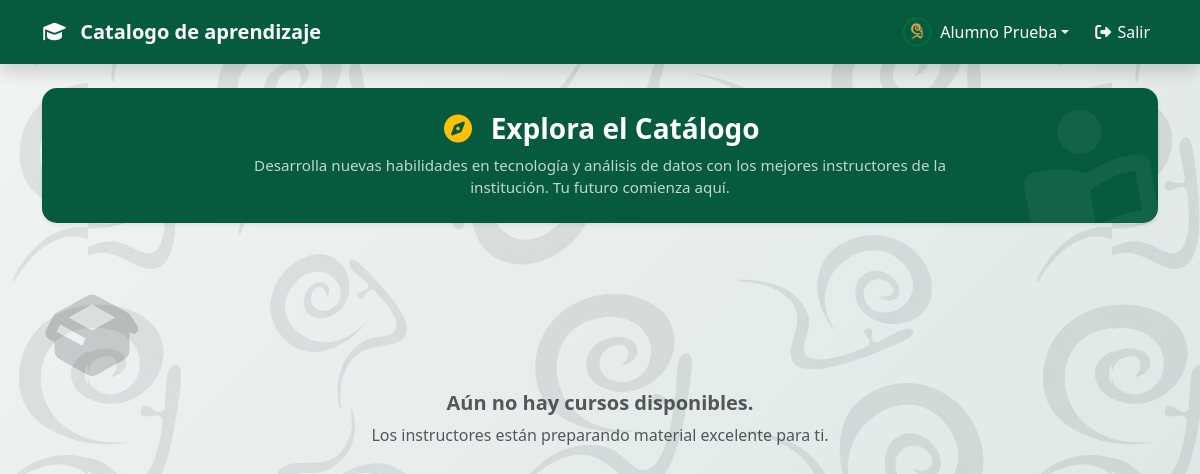
Before: /Public/index.php (signed in) with the older database file.
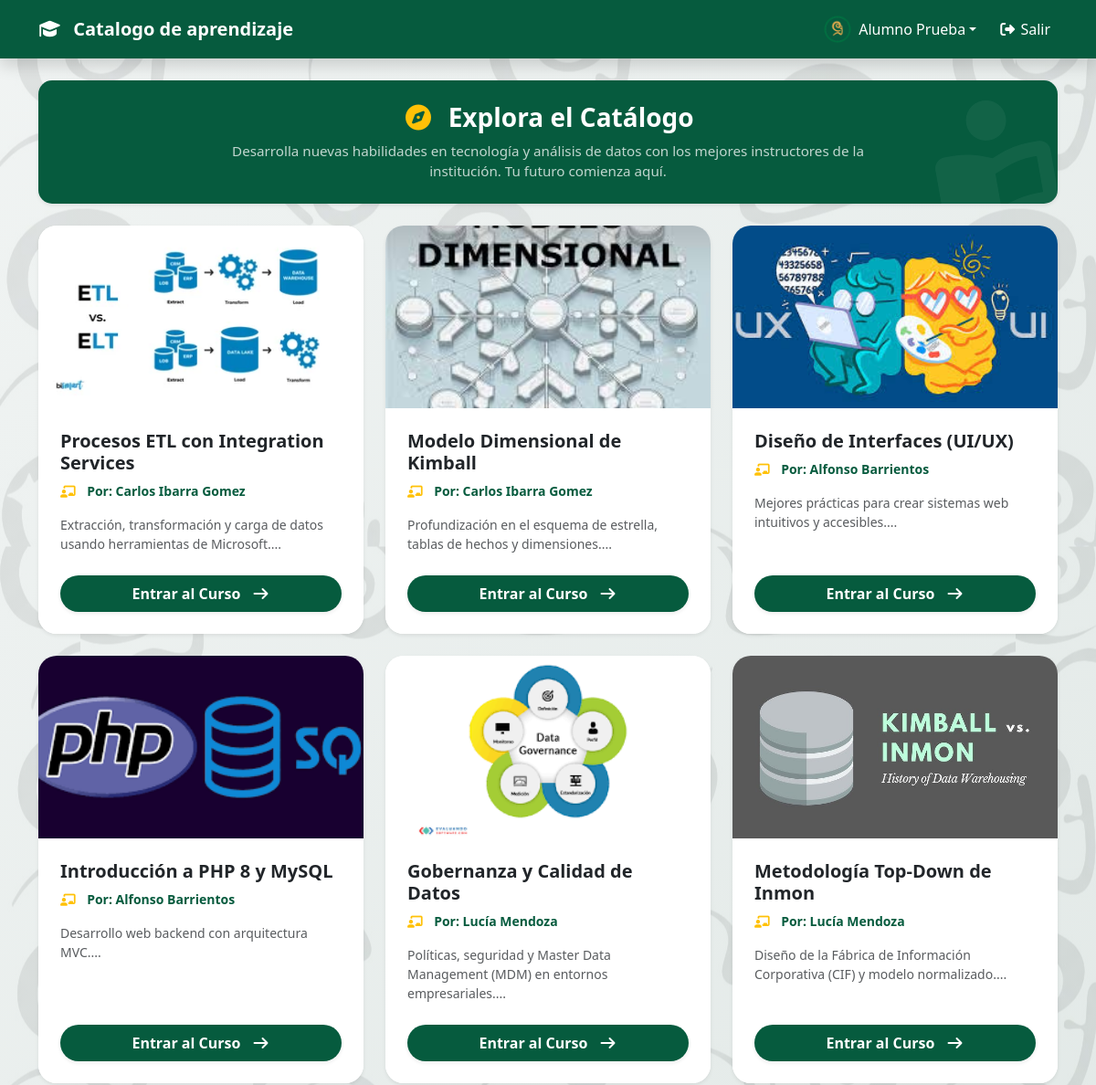
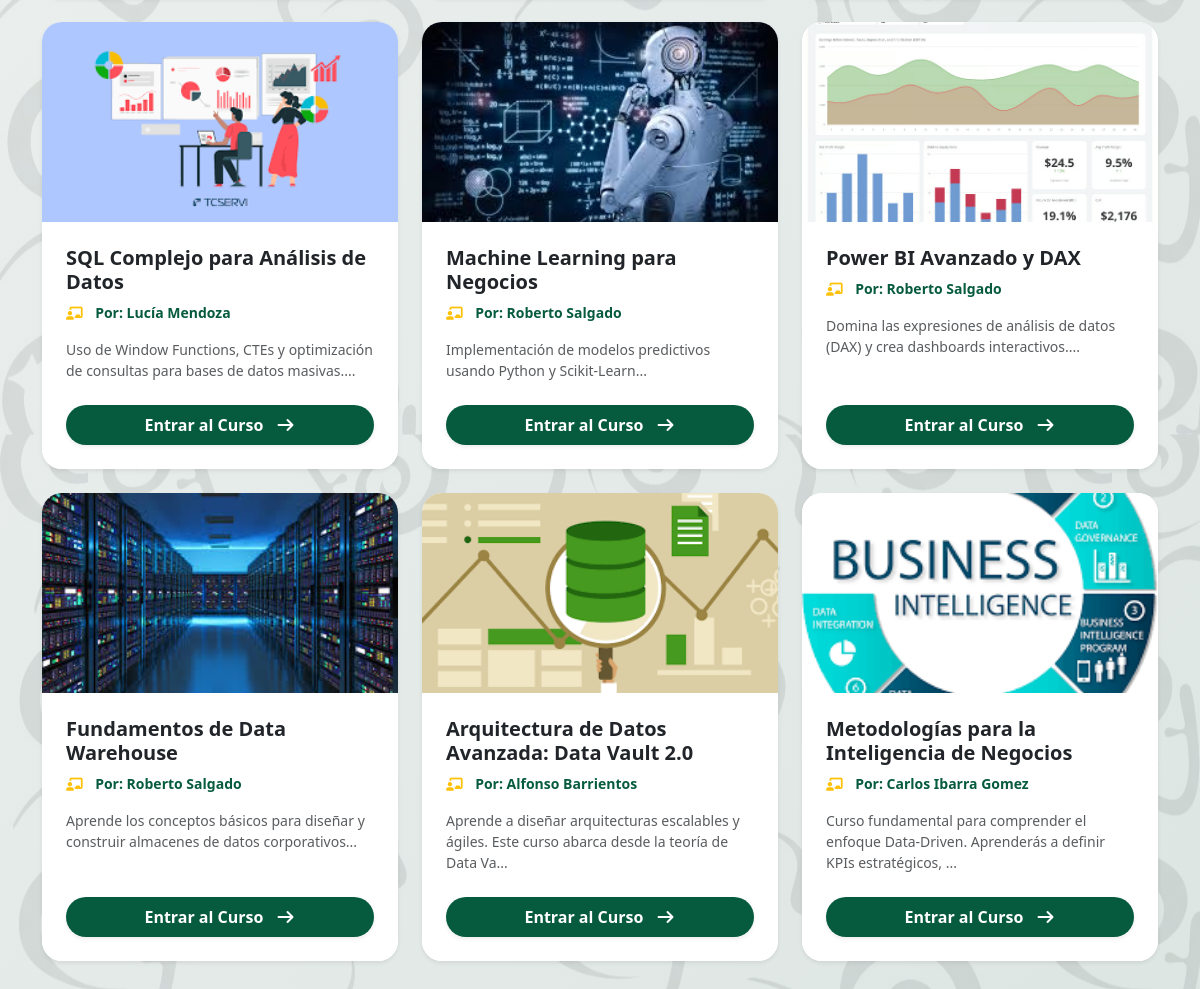
After: the same page with the newer database file (2 pictures, top to bottom).
### tables this page shows
CREATE TABLE `cursos` (
  `id` int(11) NOT NULL,
  `titulo` varchar(150) NOT NULL,
  `descripcion` text DEFAULT NULL,
  `instructor_id` int(11) DEFAULT NULL,
  `fecha_creacion` timestamp NOT NULL DEFAULT current_timestamp(),
  `imagen` varchar(255) DEFAULT 'default.jpg'
);

CREATE TABLE `usuarios` (
  `id` int(11) NOT NULL,
  `nombre` varchar(100) NOT NULL,
  `email` varchar(100) NOT NULL,
  `password` varchar(255) NOT NULL,
  `rol` enum('estudiante','instructor','admin') NOT NULL,
  `fecha_registro` timestamp NOT NULL DEFAULT current_timestamp()
);

### Public/Includes/Curso.php (called while the page is built)
<?php
class Curso {
    private $db;
    public function __construct($conexion) {
        $this->db = $conexion;
    }
    public function obtenerCursosCatalogo() {
        $sql = "SELECT c.*, u.nombre AS nombre_instructor
                FROM cursos c
                INNER JOIN usuarios u ON c.instructor_id = u.id
                ORDER BY c.fecha_creacion DESC";
        return mysqli_query($this->db, $sql);
    }
}
?>

### Public/Index.php (the view, shortened to what this page needs)
<?php
include_once 'Includes/Header.php';
include_once 'Includes/Curso.php';
$conexion = ConexionDB::obtenerConexion();
$cursoObj = new Curso($conexion);
$res_cursos = $cursoObj->obtenerCursosCatalogo();
?>
<div class="container mt-4 mb-4">
    <div class="py-4 px-4 text-center bg-custom-green text-white shadow-sm position-relative overflow-hidden" style="border-radius: 15px;">
        <i class="fa-solid fa-book-open-reader position-absolute" style="font-size: 8rem; opacity: 0.05; right: -10px; bottom: -20px; transform: rotate(-10deg);"></i>
        <h3 class="fw-bold mb-2 position-relative z-1">
            <i class="fa-solid fa-compass text-warning me-2"></i> Explora el Catálogo
        </h3>
        <p class="col-lg-8 mx-auto mb-0 opacity-75 position-relative z-1" style="font-size: 0.95rem;">
            Desarrolla nuevas habilidades en tecnología y análisis de datos con los mejores instructores de la institución. Tu futuro comienza aquí.
        </p>
    </div>
</div>
<div class="container" id="catalogo">
    <div class="row">
        <?php if ($res_cursos && mysqli_num_rows($res_cursos) > 0): ?>
            <?php while ($curso = mysqli_fetch_assoc($res_cursos)):
                $img = (!empty($curso['imagen'])) ? '../' . $curso['imagen'] : 'https://via.placeholder.com/400x200?text=Aprende+Ahora';
            ?>
                <div class="col-md-6 col-lg-4 mb-4">
                    <div class="card h-100 shadow-sm border-0 hover-effect" style="border-radius: 20px; overflow: hidden;">
                        <img src="<?php echo $img; ?>" class="card-img-top curso-img" alt="Portada">
                        <div class="card-body p-4">
                            <h5 class="card-title fw-bold text-dark mb-2"><?php echo $curso['titulo']; ?></h5>
                            <p class="small fw-bold mb-3" style="color: #065b3e;">
                                <i class="fa-solid fa-chalkboard-user me-2 text-warning"></i> Por: <?php echo $curso['nombre_instructor']; ?>
                            </p>
                            <p class="card-text text-muted small">
                                <?php echo substr($curso['descripcion'], 0, 100) . '...'; ?>
                            </p>
                        </div>
                        <div class="card-footer bg-white border-top-0 p-4 pt-0 text-center">
                            <a href="Ver_Curso.php?id=<?php echo $curso['id']; ?>" class="btn btn-uabc-green w-100 fw-bold py-2 shadow-sm rounded-pill">
                                Entrar al Curso <i class="fa-solid fa-arrow-right ms-2"></i>
                            </a>
                        </div>
                    </div>
                </div>
            <?php endwhile; ?>
        <?php else: ?>
            <div class="col-12 text-center py-5 text-muted">
                <i class="fa-solid fa-box-open display-1 opacity-25 mb-3 d-block"></i>
                <h5 class="fw-bold">Aún no hay cursos disponibles.</h5>
                <p>Los instructores están preparando material excelente para ti.</p>
            </div>
        <?php endif; ?>
    </div>
</div>
<?php include "Includes/Footer.php"; ?>

### Public/Includes/Header.php (shortened to what this page needs)
<!doctype html>
<html lang="en">
<head>
    <link
        href="https://cdn.jsdelivr.net/npm/bootstrap@5.3.2/dist/css/bootstrap.min.css"
        rel="stylesheet"
 />
    <link rel="stylesheet" href="https://cdnjs.cloudflare.com/ajax/libs/font-awesome/7.0.1/css/all.min.css"
 />
</head>
<body class="bg-light pb-5" background="">
    <header>
        <nav class="navbar navbar-dark bg-danger shadow bg-custom-green">
            <div class="container">
                <a class="navbar-brand fw-bold" href="./Index.php"><i class="fa-solid fa-graduation-cap me-2"></i> Catalogo de aprendizaje</a>
                <div class="navbar-text text-white d-flex align-items-center">
                    <div class="dropdown me-3">
                        <a href="#" class="text-white text-decoration-none dropdown-toggle d-flex align-items-center" id="userMenu" data-bs-toggle="dropdown" aria-expanded="false">
                            <img src="../Assets/Img/ALUMNOS.png" alt="Perfil" class="rounded-circle me-2" style="width: 30px; height: 30px; object-fit: cover;">
                            <span><?php echo $_SESSION['nombre']; ?></span>
                        </a>
                    </div>
                    <a href="Logout.php" class="btn btn-danger btn-sm cerrar-sesion">
                        <i class="fas fa-sign-out-alt"></i> Salir
                    </a>
                </div>
            </div>
        </nav>
    </header>

### Public/Includes/Footer.php (shortened to what this page needs)
</body>
</html>

### Public/Includes/Header.php (style rules this page uses)
.bg-custom-green { background-color: #065b3e !important; }
.cerrar-sesion { transition: color 0.3s, transform 0.3s ease-in-out; background: none; border: none; color: white; font-size: inherit; cursor: pointer; }
.cerrar-sesion i { transition: transform 0.3s ease-in-out; }
.curso-img { height: 180px; object-fit: cover; width: 100%; }
body { background: linear-gradient(135deg, rgba(240, 244, 243, 0.8) 0%, rgba(216, 226, 223, 0.8) 100%), url("../Assets/Img/FondoCimarron.jpg"); background-position: center; background-repeat: repeat; background-attachment: fixed; min-height: 100vh; }
.btn-uabc-green { background-color: #065b3e; color: white; border-radius: 10px; font-weight: bold; transition: all 0.3s; border: none; }
.curso-img { height: 200px; object-fit: cover; }

Changed rows visible on the page:
added cursos: imagen (picture), titulo "Procesos ETL con Integration Services", usuarios.nombre "Carlos Ibarra Gomez", descripcion "Extracción, transformación y carga de datos usando herramientas de Microsoft."
added cursos: imagen (picture), titulo "Modelo Dimensional de Kimball", usuarios.nombre "Carlos Ibarra Gomez", descripcion "Profundización en el esquema de estrella, tablas de hechos y dimensiones."
added cursos: imagen (picture), titulo "Diseño de Interfaces (UI/UX)", usuarios.nombre "Alfonso Barrientos", descripcion "Mejores prácticas para crear sistemas web intuitivos y accesibles."
added cursos: imagen (picture), titulo "Introducción a PHP 8 y MySQL", usuarios.nombre "Alfonso Barrientos", descripcion "Desarrollo web backend con arquitectura MVC."
added cursos: imagen (picture), titulo "Gobernanza y Calidad de Datos", usuarios.nombre "Lucía Mendoza", descripcion "Políticas, seguridad y Master Data Management (MDM) en entornos empresariales."
added cursos: imagen (picture), titulo "Metodología Top-Down de Inmon", usuarios.nombre "Lucía Mendoza", descripcion "Diseño de la Fábrica de Información Corporativa (CIF) y modelo normalizado."
added cursos: imagen (picture), titulo "SQL Complejo para Análisis de Datos", usuarios.nombre "Lucía Mendoza", descripcion "Uso de Window Functions, CTEs y optimización de consultas para bases de datos masivas."
added cursos: imagen (picture), titulo "Machine Learning para Negocios", usuarios.nombre "Roberto Salgado", descripcion "Implementación de modelos predictivos usando Python y Scikit-Learn"
added cursos: imagen (picture), titulo "Power BI Avanzado y DAX", usuarios.nombre "Roberto Salgado", descripcion "Domina las expresiones de análisis de datos (DAX) y crea dashboards interactivos."
added cursos: imagen (picture), titulo "Fundamentos de Data Warehouse", usuarios.nombre "Roberto Salgado", descripcion "Aprende los conceptos básicos para diseñar y construir almacenes de datos corporativos"
added cursos: imagen (picture), titulo "Arquitectura de Datos Avanzada: Data Vault 2.0", usuarios.nombre "Alfonso Barrientos", descripcion "Aprende a diseñar arquitecturas escalables y ágiles. Este curso abarca desde la teoría de Data Va"
added cursos: imagen (picture), titulo "Metodologías para la Inteligencia de Negocios", usuarios.nombre "Carlos Ibarra Gomez", descripcion "Curso fundamental para comprender el enfoque Data-Driven. Aprenderás a definir KPIs estratégicos,"
Other visible differences:
text no longer shown: "Aún no hay cursos disponibles. Los instructores están preparando material excelente para ti."
